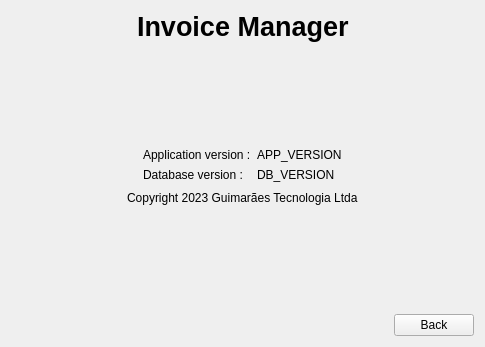
<?xml version="1.0" encoding="UTF-8"?>
<ui version="4.0">
 <class>AboutPage</class>
 <widget class="QWidget" name="AboutPage">
  <property name="geometry">
   <rect>
    <x>0</x>
    <y>0</y>
    <width>485</width>
    <height>347</height>
   </rect>
  </property>
  <property name="windowTitle">
   <string>Form</string>
  </property>
  <layout class="QVBoxLayout" name="verticalLayout">
   <item>
    <layout class="QHBoxLayout" name="horizontalLayout">
     <item>
      <spacer name="horizontalSpacer">
       <property name="orientation">
        <enum>Qt::Horizontal</enum>
       </property>
       <property name="sizeHint" stdset="0">
        <size>
         <width>40</width>
         <height>20</height>
        </size>
       </property>
      </spacer>
     </item>
     <item>
      <widget class="QLabel" name="label">
       <property name="font">
        <font>
         <pointsize>20</pointsize>
         <weight>75</weight>
         <bold>true</bold>
        </font>
       </property>
       <property name="text">
        <string>Invoice Manager</string>
       </property>
      </widget>
     </item>
     <item>
      <spacer name="horizontalSpacer_2">
       <property name="orientation">
        <enum>Qt::Horizontal</enum>
       </property>
       <property name="sizeHint" stdset="0">
        <size>
         <width>40</width>
         <height>20</height>
        </size>
       </property>
      </spacer>
     </item>
    </layout>
   </item>
   <item>
    <spacer name="verticalSpacer_2">
     <property name="orientation">
      <enum>Qt::Vertical</enum>
     </property>
     <property name="sizeHint" stdset="0">
      <size>
       <width>20</width>
       <height>78</height>
      </size>
     </property>
    </spacer>
   </item>
   <item>
    <layout class="QHBoxLayout" name="horizontalLayout_2">
     <item>
      <spacer name="horizontalSpacer_3">
       <property name="orientation">
        <enum>Qt::Horizontal</enum>
       </property>
       <property name="sizeHint" stdset="0">
        <size>
         <width>40</width>
         <height>20</height>
        </size>
       </property>
      </spacer>
     </item>
     <item>
      <layout class="QFormLayout" name="formLayout">
       <item row="0" column="0">
        <widget class="QLabel" name="label_3">
         <property name="text">
          <string>Application version :</string>
         </property>
        </widget>
       </item>
       <item row="0" column="1">
        <widget class="QLabel" name="appVersionLabel">
         <property name="text">
          <string>APP_VERSION</string>
         </property>
        </widget>
       </item>
       <item row="1" column="0">
        <widget class="QLabel" name="label_4">
         <property name="text">
          <string>Database version :</string>
         </property>
        </widget>
       </item>
       <item row="1" column="1">
        <widget class="QLabel" name="dbVersionLabel">
         <property name="text">
          <string>DB_VERSION</string>
         </property>
        </widget>
       </item>
      </layout>
     </item>
     <item>
      <spacer name="horizontalSpacer_4">
       <property name="orientation">
        <enum>Qt::Horizontal</enum>
       </property>
       <property name="sizeHint" stdset="0">
        <size>
         <width>40</width>
         <height>20</height>
        </size>
       </property>
      </spacer>
     </item>
    </layout>
   </item>
   <item>
    <layout class="QHBoxLayout" name="horizontalLayout_3">
     <item>
      <spacer name="horizontalSpacer_5">
       <property name="orientation">
        <enum>Qt::Horizontal</enum>
       </property>
       <property name="sizeHint" stdset="0">
        <size>
         <width>40</width>
         <height>20</height>
        </size>
       </property>
      </spacer>
     </item>
     <item>
      <widget class="QLabel" name="label_2">
       <property name="text">
        <string>Copyright 2023 Guimarães Tecnologia Ltda</string>
       </property>
      </widget>
     </item>
     <item>
      <spacer name="horizontalSpacer_7">
       <property name="orientation">
        <enum>Qt::Horizontal</enum>
       </property>
       <property name="sizeHint" stdset="0">
        <size>
         <width>40</width>
         <height>20</height>
        </size>
       </property>
      </spacer>
     </item>
    </layout>
   </item>
   <item>
    <spacer name="verticalSpacer">
     <property name="orientation">
      <enum>Qt::Vertical</enum>
     </property>
     <property name="sizeHint" stdset="0">
      <size>
       <width>20</width>
       <height>78</height>
      </size>
     </property>
    </spacer>
   </item>
   <item>
    <layout class="QHBoxLayout" name="horizontalLayout_4">
     <item>
      <spacer name="horizontalSpacer_6">
       <property name="orientation">
        <enum>Qt::Horizontal</enum>
       </property>
       <property name="sizeHint" stdset="0">
        <size>
         <width>40</width>
         <height>20</height>
        </size>
       </property>
      </spacer>
     </item>
     <item>
      <widget class="QPushButton" name="backButton">
       <property name="text">
        <string>Back</string>
       </property>
      </widget>
     </item>
    </layout>
   </item>
  </layout>
 </widget>
 <resources/>
 <connections/>
</ui>
